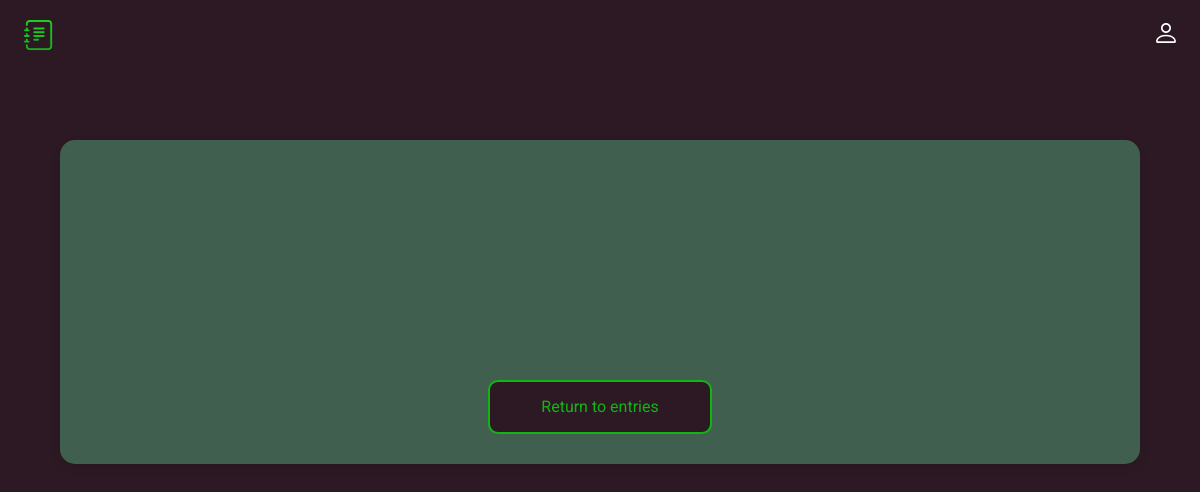
The app's page /card/2, older data.
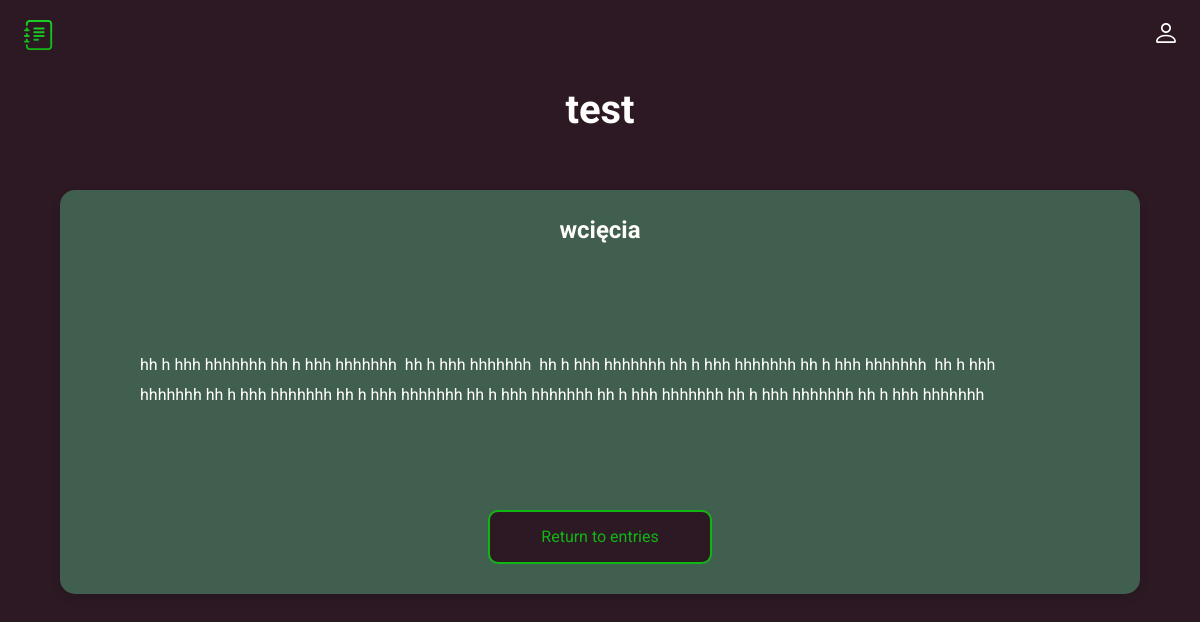
The same page, newer data.
### main.py (models this page shows, shortened)
class Card(db.Model):
    id = db.Column(db.Integer, primary_key=True)
    title = db.Column(db.String(100), nullable=False)
    subtitle = db.Column(db.String(300), nullable=False)
    text = db.Column(db.Text, nullable=False)

### main.py (the view)
@app.route('/card/<int:id>')
def card(id):
    card = Card.query.get(id)
    return render_template('card.html', card=card)

### templates/card.html (shortened to what this page needs)
<!doctype html>
<html lang="en">
<head>
  <link rel="stylesheet" href="../static/css/style.css">
</head>
<body>
  <header class="header">
    <img src="../static/img/logo.svg" alt="logo" width="30" height="30">
    <ul class="main-list">
        <li class="list__item">
          <a href="">
            <img src="../static/img/login.svg" alt="login" width="20" height="20">
          </a>
    </ul>
  </header>
  <main class="main">
    {% block content %}
    <h1 class="main__title">{{card.title}}</h1>
    <div class="main__block">
      <h2 class="main__subtitle">{{card.subtitle}}</h2>
      <div class="main__text">
      <p>{{card.text}}</p>
      </div>
      <a class="main__link" href="/index">Return to entries</a>
    </div>
  </main>
  {% endblock %}
</body>
</html>

Row changes from the older to the newer data that the page shows:
added Card: title "test", subtitle "wcięcia", text "hh h hhh hhhhhhh hh h hhh hhhhhhh hh h hhh hhhhhhh hh h hhh hhhhhhh hh h hhh hhhhhhh hh h hhh hhhhhhh hh h hhh hhhhhhh hh h hhh hhhhhhh hh h hhh hhhhhhh hh h hhh hhhhhhh hh h hhh hhhhhhh hh h hhh hhhhhhh hh h hhh hhhhhhh"
